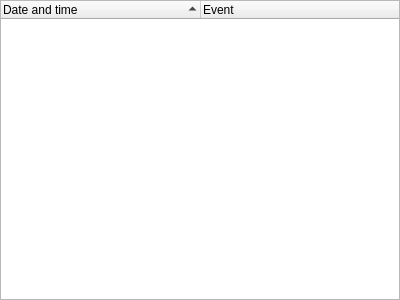
<?xml version="1.0" encoding="UTF-8"?>
<ui version="4.0">
 <class>RouterStatusWidget</class>
 <widget class="QWidget" name="RouterStatusWidget">
  <property name="geometry">
   <rect>
    <x>0</x>
    <y>0</y>
    <width>400</width>
    <height>300</height>
   </rect>
  </property>
  <layout class="QVBoxLayout" name="verticalLayout">
   <property name="leftMargin">
    <number>0</number>
   </property>
   <property name="topMargin">
    <number>0</number>
   </property>
   <property name="rightMargin">
    <number>0</number>
   </property>
   <property name="bottomMargin">
    <number>0</number>
   </property>
   <item>
    <widget class="QTreeWidget" name="tree_events">
     <property name="rootIsDecorated">
      <bool>false</bool>
     </property>
     <property name="uniformRowHeights">
      <bool>true</bool>
     </property>
     <property name="itemsExpandable">
      <bool>false</bool>
     </property>
     <property name="sortingEnabled">
      <bool>true</bool>
     </property>
     <attribute name="headerDefaultSectionSize">
      <number>200</number>
     </attribute>
     <attribute name="headerShowSortIndicator" stdset="0">
      <bool>true</bool>
     </attribute>
     <column>
      <property name="text">
       <string>Date and time</string>
      </property>
     </column>
     <column>
      <property name="text">
       <string>Event</string>
      </property>
     </column>
    </widget>
   </item>
  </layout>
 </widget>
 <resources/>
 <connections/>
</ui>
